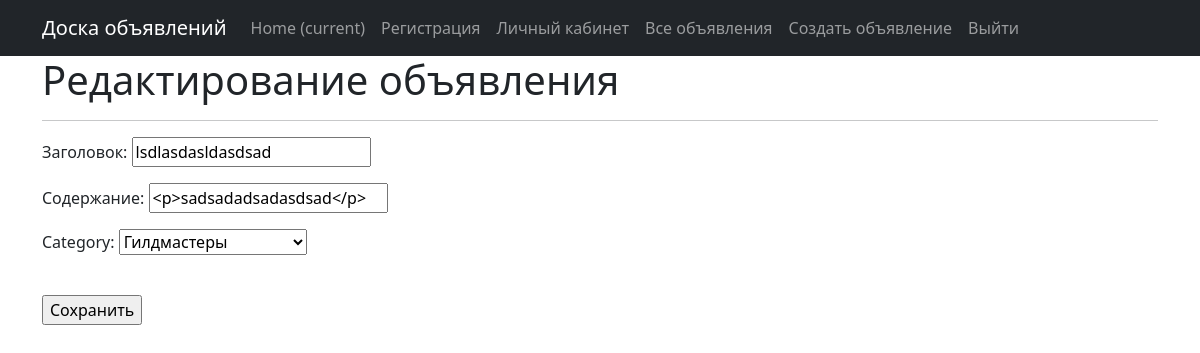
Page /ad/2/edit/ (signed in) on the committed database.
### board/models.py (models this page shows, shortened)
class Ad(models.Model):
    CATEGORY_CHOICES = [
        ('TANK', 'Танки'),
        ('HEALER', 'Хилы'),
        ('DPS', 'ДД'),
        ('MERCHANT', 'Торговцы'),
        ('GUILDMASTER', 'Гилдмастеры'),
        ('QUESTGIVER', 'Квестгиверы'),
        ('BLACKSMITH', 'Кузнецы'),
        ('LEATHERWORKER', 'Кожевники'),
        ('POTION_MASTER', 'Зельевары'),
        ('SPELLMASTER', 'Мастера заклинаний'),
    ]
    title = models.CharField(max_length=255, verbose_name="Заголовок")
    text = RichTextUploadingField(verbose_name="Содержание")
    created_at = models.DateTimeField(auto_now_add=True)
    update_at = models.DateTimeField(auto_now=True)
    user = models.ForeignKey(User, on_delete=models.CASCADE)
    category = models.CharField(max_length=20, choices=CATEGORY_CHOICES)

### board/views.py (the view)
# urls.py: path('ad/<int:id>/edit/', AdEdit.as_view(), name='ad_edit'),
class AdEdit(LoginRequiredMixin, UpdateView):
    form_class = AdForm
    model = Ad
    template_name = 'ad_edit.html'
    pk_url_kwarg = 'id'
    context_object_name = 'ad'
    def get_context_data(self, **kwargs):
        context = super().get_context_data(**kwargs)
        user = self.request.user
        context['user'] = user
        return context

### board/forms.py
class AdForm(forms.ModelForm):
    text = forms.CharField(label="Содержание", widget=CKEditorUploadingWidget())
    class Meta:
        model = Ad
        fields = [
            'title',
            'text',
            'category',
        ]

### templates/ad_edit.html (shortened to what this page needs)
{% extends 'flatpages/default.html' %}
{% load i18n %}
{% block content %}
{% if  ad.user == user %}
        <h1>Редактирование объявления</h1>
        <hr>
        <form action="" method="post">
            {{ form.as_p }}{{ form.media }}
           <br>
            <input type="submit" value="Сохранить"/>
        </form>
{% else %}
<br>
        <h1>Редактировать можно только свои объявления</h1>
{% endif %}
{% endblock content %}

### rows in the picture
Ad: title "lsdlasdasldasdsad", text "<p>sadsadadsadasdsad</p>", category "Гилдмастеры"
